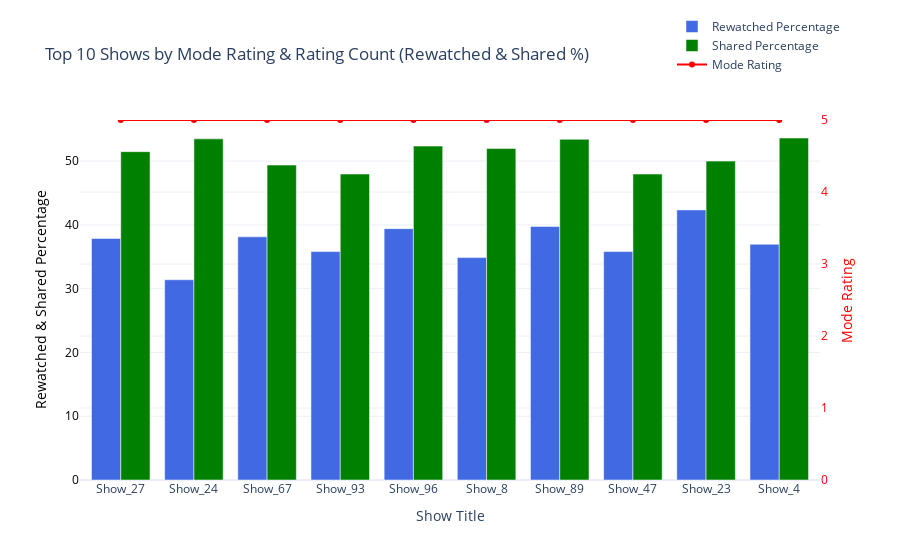

Notebook cell for this chart:
### Code cell
rewatch_counts = df[(df['Re-watched'] == 'Yes') | (df['Re-watched'] == 'Probably_Yes')].groupby("Title").size().reset_index(name="Rewatch_Count")
share_counts = df[df["Shares"] == "Yes"].groupby("Title").size().reset_index(name="Share_Count")
view_count = df.groupby("Title").size().reset_index(name="Total_Views")

show_analysis = shows_by_mode_rating.merge(rewatch_counts, on="Title", how="left").merge(share_counts, on="Title", how="left").merge(view_count, on="Title", how="left")


show_analysis["Rewatch_Percentage"] = (show_analysis["Rewatch_Count"] / show_analysis["Total_Views"]) * 100
show_analysis["Share_Percentage"] = (show_analysis["Share_Count"] / show_analysis["Total_Views"]) * 100


top_shows = show_analysis.sort_values(by=["Rating", "Rating_Count"], ascending=[False, False]).head(10)


fig = go.Figure()


fig.add_trace(go.Bar(
    x=top_shows["Title"], 
    y=top_shows["Rewatch_Percentage"], 
    name="Rewatched Percentage",
    marker_color='royalblue',
    yaxis="y1"
))


fig.add_trace(go.Bar(
    x=top_shows["Title"], 
    y=top_shows["Share_Percentage"], 
    name="Shared Percentage",
    marker_color='green',
    yaxis="y1"
))


fig.add_trace(go.Scatter(
    x=top_shows["Title"], 
    y=top_shows["Rating"], 
    mode='lines+markers',
    name="Mode Rating",
    line=dict(color='red', width=2),
    yaxis="y2"
))


fig.update_layout(
    title="Top 10 Shows by Mode Rating & Rating Count (Rewatched & Shared %)",
    xaxis=dict(title="Show Title", tickangle=0),
    
    yaxis=dict(
        title="Rewatched & Shared Percentage",
        titlefont=dict(color="black"),
        tickfont=dict(color="black"),
        side="left"
    ),
    
    yaxis2=dict(
        title="Mode Rating",
        titlefont=dict(color="red"),
        tickfont=dict(color="red"),
        overlaying="y",
        side="right",
        range=[0, 5]  
    ),
    
    legend=dict(x=0.8, y=1.3),
    template="plotly_white",
    barmode='group'  
)


fig.show()

### Figure 1 — Plotly figure (JSON) as saved in the notebook; plotly's stock layout.template omitted (floating-point values rounded to 4 significant figures)
{"data": [{"marker": {"color": "royalblue"}, "name": "Rewatched Percentage", "type": "bar", "x": ["Show_27", "Show_24", "Show_67", "Show_93", "Show_96", "Show_8", "Show_89", "Show_47", "Show_23", "Show_4"], "y": [37.87, 31.4, 38.12, 35.81, 39.41, 34.87, 39.75, 35.81, 42.35, 36.96], "yaxis": "y"}, {"marker": {"color": "green"}, "name": "Shared Percentage", "type": "bar", "x": ["Show_27", "Show_24", "Show_67", "Show_93", "Show_96", "Show_8", "Show_89", "Show_47", "Show_23", "Show_4"], "y": [51.48, 53.49, 49.38, 47.97, 52.35, 51.97, 53.42, 47.97, 50, 53.62], "yaxis": "y"}, {"line": {"color": "red", "width": 2}, "mode": "lines+markers", "name": "Mode Rating", "type": "scatter", "x": ["Show_27", "Show_24", "Show_67", "Show_93", "Show_96", "Show_8", "Show_89", "Show_47", "Show_23", "Show_4"], "y": [5, 5, 5, 5, 5, 5, 5, 5, 5, 5], "yaxis": "y2"}], "layout": {"barmode": "group", "legend": {"x": 0.8, "y": 1.3}, "title": {"text": "Top 10 Shows by Mode Rating & Rating Count (Rewatched & Shared %)"}, "xaxis": {"tickangle": 0, "title": {"text": "Show Title"}}, "yaxis": {"side": "left", "tickfont": {"color": "black"}, "title": {"font": {"color": "black"}, "text": "Rewatched & Shared Percentage"}}, "yaxis2": {"overlaying": "y", "range": [0, 5], "side": "right", "tickfont": {"color": "red"}, "title": {"font": {"color": "red"}, "text": "Mode Rating"}}}}
